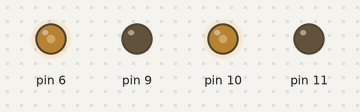
Simulated run of this sketch. Board: Arduino Uno, built with avr-gcc and run on an emulated ATmega328P. Parts: output pins drawn as LEDs (lit = HIGH). What the sketch prints to the serial monitor is not drawn.

Above: at 0.05 s.
At 1.5 s:
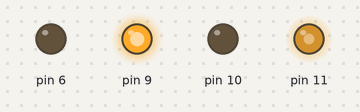
At 3.0 s:
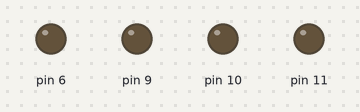
Timing chart, 0 to 6.9 s (numbered marks = the images above):
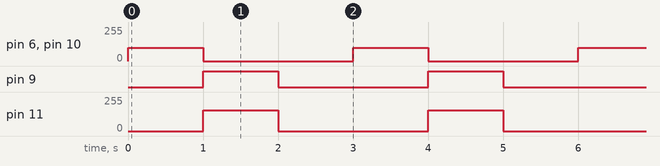

Measured:
- by itself, pin 6, pin 10: alternates 100/255 for 1.0 s and 0/255 for 2.0 s
- by itself, pin 9: alternates HIGH for 1.0 s and LOW for 2.0 s
- by itself, pin 11: alternates 156/255 for 1.0 s and 0/255 for 2.0 s

The sketch:

motor_move.ino
```cpp
void setup() {
  Serial.begin(115200);

  //모터 출력핀 초기화
  pinMode (6, OUTPUT);
  pinMode (9, OUTPUT);
  pinMode (10, OUTPUT);
  pinMode (11, OUTPUT);

  //모터 동작 OFF
  analogWrite(6,LOW);
  analogWrite(9,LOW);
  analogWrite(10,LOW);
  analogWrite(11,LOW);
}

void loop() {
  Forward(); //전진
  delay(1000);
  Reverse(); //후진
  delay(1000);
  Stop(); //모터 정지
  delay(1000);
}
```

Forward_Reverse_Stop.ino
```cpp
#define output 100 // 기본적인 움직임으로 가정한다.

void Forward() //전진
{
    analogWrite(6,output);
    analogWrite(9,0);
    analogWrite(10,output);
    analogWrite(11,0);
    Serial.print("F");
}

void Reverse() //후진
{
    analogWrite(6,0);
    analogWrite(9,output*-1);
    analogWrite(10,0);
    analogWrite(11,output*-1);
    Serial.print("R");
}

void Stop() //정지
{
    analogWrite(6,0);
    analogWrite(9,0);
    analogWrite(10,0);
    analogWrite(11,0);
    Serial.print("S");
}
```
